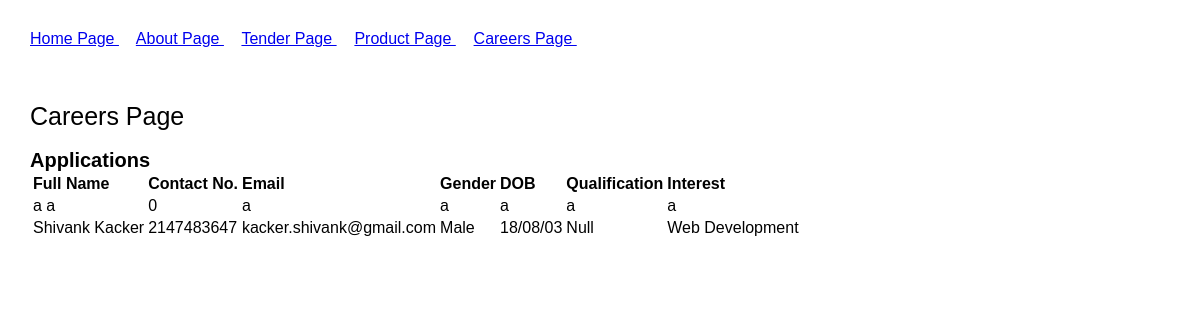
The page /admin/careers.php on the database its author committed.
### tables this page shows
CREATE TABLE `appllications` (
  `aid` int(11) NOT NULL,
  `aname` text NOT NULL,
  `ano` int(11) NOT NULL,
  `amail` text NOT NULL,
  `agender` text NOT NULL,
  `aDOB` text NOT NULL,
  `aqualification` text NOT NULL,
  `ainterest` text NOT NULL
);

### admin/db/mysql.php (called while the page is built, shortened)
<?php
function mysql_safe_query($query) {
    $args = array_slice(func_get_args(),1);
    $args = array_map('mysql_safe_string',$args);
    return mysql_query(vsprintf($query,$args));
}

### admin/careers.php (the view, shortened to what this page needs)
<?php
    include 'db/mysql.php';
    include 'header.php';
?>
<!DOCTYPE html>
    <head>
        <link rel="stylesheet" type="text/css" href="../css/common.css">
    </head>
    <body style="padding: 30px;">
        <span style="font-size:25px">
            Careers Page
        </span>
        <br>
        <br>
        <span style="font-size:20px;font-weight: bold;">
            Applications
        </span>
        <table>
            <tr>
                <td>
                    <b>
                        Full Name
                    </b>
                </td>
                <td>
                    <b>
                        Contact No.
                    </b>
                </td>
                <td>
                    <b>
                        Email
                    </b>
                </td>
                <td>
                    <b>
                        Gender
                    </b>
                </td>
                <td>
                    <b>
                        DOB
                    </b>
                </td>
                <td>
                    <b>
                        Qualification
                    </b>
                </td>
                <td>
                    <b>
                        Interest
                    </b>
                </td>
            </tr>
            <?php
                $select = mysql_safe_query('SELECT * FROM appllications');
                while($row = mysql_fetch_assoc($select)){
                    ?>
                    <tr>
                        <td>
                            <?php echo $row['aname'];?>
                        </td>
                        <td>
                            <?php echo $row['ano'];?>
                        </td>
                        <td>
                            <?php echo $row['amail'];?>
                        </td>
                        <td>
                            <?php echo $row['agender'];?>
                        </td>
                        <td>
                            <?php echo $row['aDOB'];?>
                        </td>
                        <td>
                            <?php echo $row['aqualification'];?>
                        </td>
                        <td>
                            <?php echo $row['ainterest'];?>
                        </td>
                    </tr>
                    <?php
                }
            ?>
        </table>
    </body>

### css/common.css (style rules this page uses)
body,html { margin: 0px; padding: 0px; font-family: Arial, Helvetica, sans-serif; }

### rows shown on the page
appllications: aname "a a", ano "0", amail "a", agender "a", aDOB "a", aqualification "a", ainterest "a"
appllications: aname "Shivank Kacker", ano "2147483647", amail "kacker.shivank@gmail.com", agender "Male", aDOB "18/08/03", aqualification "Null", ainterest "Web Development"
